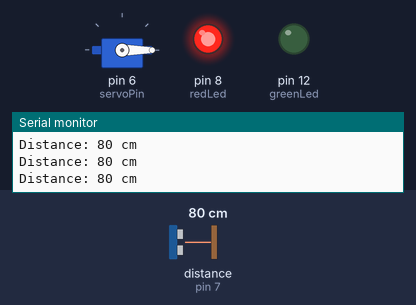
Simulated run of this sketch. Board: Arduino Uno, built with avr-gcc and run on an emulated ATmega328P. On the bench: servo, output pins drawn as LEDs (lit = HIGH), the last lines printed to the serial monitor. Wiring (inferred from the names in the program): ultrasonic range finder: trigger pin 7; echo pin 7. The test bench sets the inputs (shaded band); at power-on: distance to the obstacle (sensor on pin 7) 80 cm. The echo pulse lasts 58.3 µs per cm.

Above: at 1.2 s.
1.3 s: distance to the obstacle (sensor on pin 7) set to 2 cm
At 1.7 s:
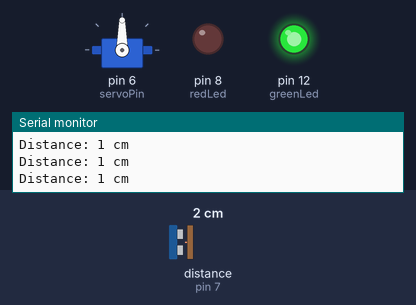
2.8 s: distance to the obstacle (sensor on pin 7) set to 35 cm
At 3.6 s:
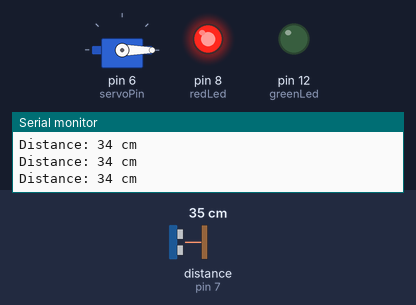
4.3 s: distance to the obstacle (sensor on pin 7) set to 4 cm
At 5.0 s:
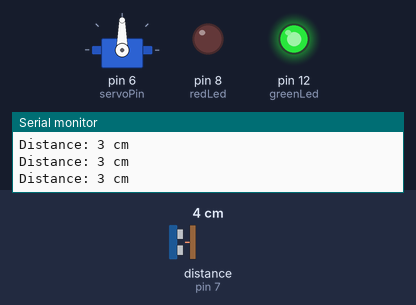
Timing chart, 0 to 7.3 s (numbered marks = the images above; inputs shaded):
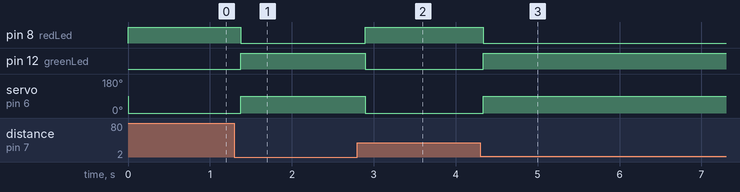

Measured:
- after the input at 1.3 s, pin 8 (redLed): HIGH → LOW after 0.08 s; pin 12 (greenLed): LOW → HIGH after 0.08 s; servo on pin 6 (servoPin): 0° → 90° after 0.08 s
- after the input at 2.8 s, pin 8 (redLed): LOW → HIGH after 0.10 s; pin 12 (greenLed): HIGH → LOW after 0.10 s; servo on pin 6 (servoPin): 90° → 0° after 0.10 s
- after the input at 4.3 s, pin 8 (redLed): HIGH → LOW at once; pin 12 (greenLed): LOW → HIGH at once; servo on pin 6 (servoPin): 0° → 90° at once

The sketch:

Day24_Smart_Door.ino
```cpp
// Day 24 - Exercise 5: Smart Door
// Ultrasonic SIG -> pin 7, servo signal -> pin 6,
// red LED -> pin 8, green LED -> pin 12 (each through 220 ohm to GND).
// Closer than 20 cm (and above 0): servo 90 degrees (open) + green LED.
// Otherwise: servo 0 degrees (closed) + red LED.
#include <Servo.h>

const int sigPin   = 7;
const int servoPin = 6;
const int redLed   = 8;
const int greenLed = 12;

Servo door;

// Returns the distance in cm, or 0 if there is no echo.
long readDistanceCm(int pin) {
  pinMode(pin, OUTPUT);
  digitalWrite(pin, LOW);
  delayMicroseconds(2);
  digitalWrite(pin, HIGH);
  delayMicroseconds(5);
  digitalWrite(pin, LOW);

  pinMode(pin, INPUT);
  long duration = pulseIn(pin, HIGH, 30000);
  return duration / 58;
}

void setup() {
  pinMode(redLed, OUTPUT);
  pinMode(greenLed, OUTPUT);
  door.attach(servoPin);
  Serial.begin(9600);
}

void loop() {
  long distance = readDistanceCm(sigPin);

  if (distance > 0 && distance < 20) {   // ignore 0 = no echo
    door.write(90);                      // open
    digitalWrite(greenLed, HIGH);
    digitalWrite(redLed, LOW);
  } else {
    door.write(0);                       // closed
    digitalWrite(greenLed, LOW);
    digitalWrite(redLed, HIGH);
  }

  Serial.print("Distance: ");
  Serial.print(distance);
  Serial.println(" cm");
  delay(100);
}
```
